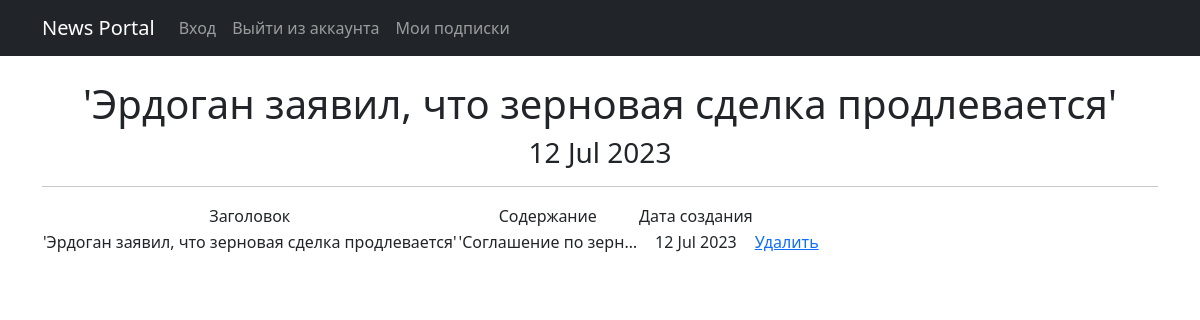
The page /news/30/ (signed in) on the database its author committed.
### newsapp/models.py (models this page shows, shortened)
class Post(models.Model):
    author = models.ForeignKey(Author, on_delete=models.CASCADE)
    NEWS = 'NW'
    ARTICLE = 'AR'
    CATEGORY_CHOISES = (
        (NEWS, 'Новость'),
        (ARTICLE, 'Статья'),
    )
    categoryType = models.CharField(max_length=2, choices=CATEGORY_CHOISES, default=ARTICLE)
    dateCreation = models.DateTimeField(auto_now_add=True)
    postCategory = models.ManyToManyField(Category, through='PostCategory')
    title = models.CharField(max_length=128)
    text = models.TextField()
    rating = models.SmallIntegerField(default=0)

### newsapp/views.py (the view)
# urls.py: path('news/<int:pk>/', views.PostDetail.as_view(), name='news_detail'),
class PostDetail(DetailView):
    model = Post
    template_name = 'news.html'
    context_object_name = 'Post'
    pk_url_kwarg = 'pk'
    def get_object(self, *args, **kwargs):
        obj = cache.get(f'post-{self.kwargs["pk"]}', None)
        if not obj:
            obj = super().get_object(queryset=self.queryset)
            cache.set(f'post-{self.kwargs["pk"]}', obj)
        return obj

### newsapp/templatetags/censor_filter.py (called while the page is built)
@register.filter()
def censor(text):
    text_list = text.split()
    censored_text_list = []
    for word in text_list:
        clean_word = ''.join(c for c in word if c not in string.punctuation)
        if clean_word.lower() in bad_words:
            censored_word = clean_word[0] + (len(clean_word) - 1) * '*'
            censored_text_list.append(word.replace(clean_word, censored_word))
        else:
            censored_text_list.append(word)
    return ' '.join(censored_text_list)

### newsapp/templatetags/custom_tags.py (called while the page is built)
@register.simple_tag()
def current_time(format_string='%d %b %Y'):
   return datetime.utcnow().strftime(format_string)

### templates/news.html (shortened to what this page needs)
{% extends 'flatpages/default.html' %}
{% load custom_tags %}
{% load censor_filter %}
{% block content %}
    <br>
    <h1>{{ Post.title|censor }}</h1>
    <h3>{% current_time '%d %b %Y' %}</h3>
    <hr>
    {% if Post %}
        <table>
            <tr>
                <td>Заголовок</td>
                <td>Содержание</td>
                <td>Дата создания</td>
            </tr>
            <tr>
                <td>{{ Post.title|censor }}</td>
                <td>{{ Post.text|censor|truncatechars:20 }}</td>
                <td>{{ Post.dateCreation|date:'d M Y'}}</td>
                <td>
                    {% if perms.newsapp.delete_news %}
                    <a href="{% url 'news_delete' Post.id %}">Удалить</a>
                    {% endif %}
                </td>
            </tr>
        </table>
    {% else %}
        <h2> Постов нет! </h2>
    {% endif %}
{% endblock content %}

### rows shown on the page
Post: title|censor "'Эрдоган заявил, что зерновая сделка продлевается'", text|censor "'Соглашение по зерн…", dateCreation "12 Jul 2023"
